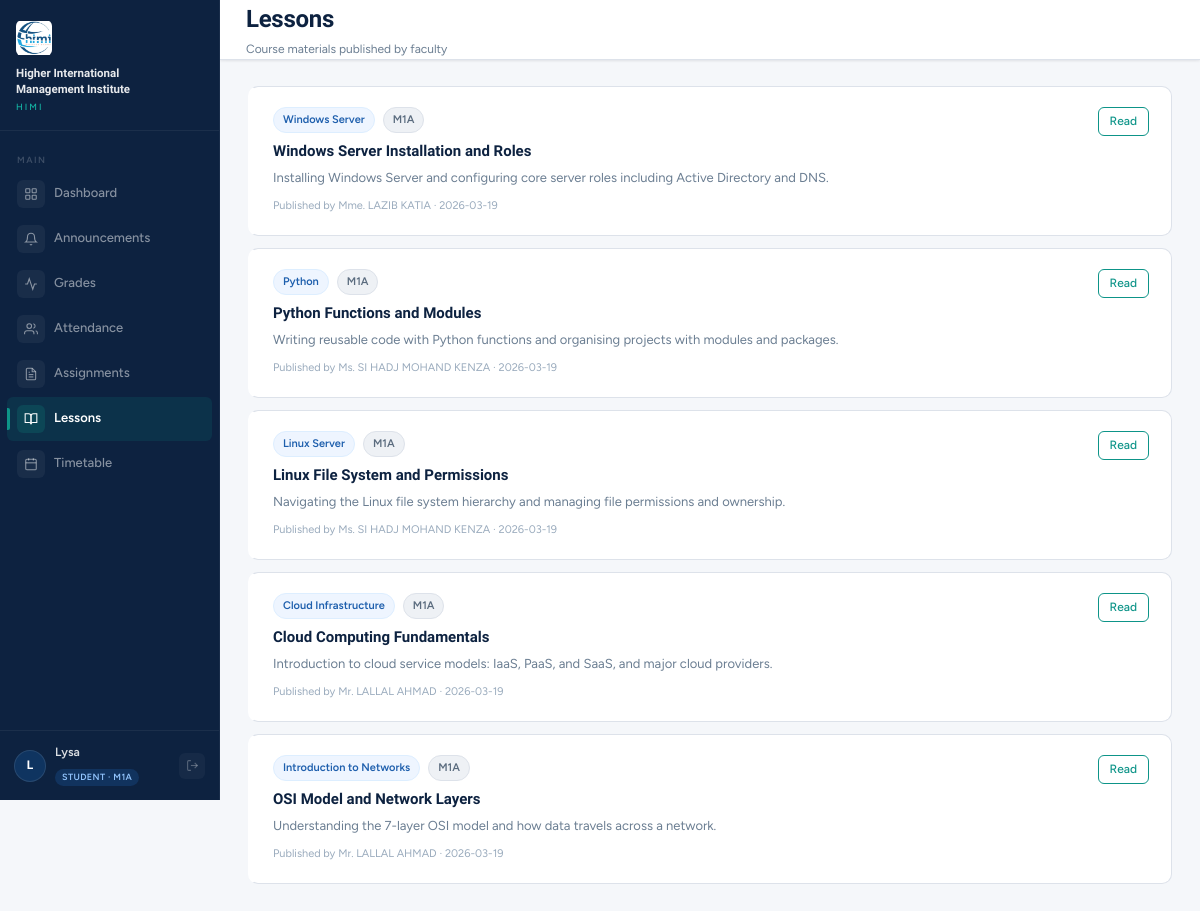
/lessons (signed in), run on the app's committed database.
### tables this page shows
CREATE TABLE users (
        id INTEGER PRIMARY KEY AUTOINCREMENT,
        username TEXT UNIQUE NOT NULL,
        password TEXT NOT NULL,
        full_name TEXT NOT NULL,
        role TEXT NOT NULL,
        class_group TEXT,
        subject TEXT,
        created_at TEXT DEFAULT (datetime('now'))
    );

CREATE TABLE lessons (
        id INTEGER PRIMARY KEY AUTOINCREMENT,
        title TEXT NOT NULL,
        subject TEXT NOT NULL,
        description TEXT,
        content TEXT,
        teacher TEXT NOT NULL,
        class_group TEXT,
        created_by INTEGER,
        created_at TEXT DEFAULT (datetime('now'))
    );

### app.py (the view)
@app.route("/lessons")
@login_required
def lessons():
    conn = get_db(); uid = session["user_id"]; role = session["role"]
    if role == "student":
        cg = conn.execute("SELECT class_group FROM users WHERE id=?", (uid,)).fetchone()["class_group"]
        ls = conn.execute("SELECT * FROM lessons WHERE class_group=? OR class_group IS NULL ORDER BY id DESC", (cg,)).fetchall()
    elif role == "teacher":
        ls = conn.execute("SELECT * FROM lessons WHERE created_by=? ORDER BY id DESC", (uid,)).fetchall()
    else:
        ls = conn.execute("SELECT * FROM lessons ORDER BY id DESC").fetchall()
    conn.close()
    return render_template("lessons.html", page="lessons", lessons=ls)

### app.py (called while the page is built)
def get_db():
    conn = sqlite3.connect(DB)
    conn.row_factory = sqlite3.Row
    return conn

def login_required(f):
    @wraps(f)
    def decorated(*args, **kwargs):
        if "user_id" not in session:
            return redirect(url_for("login"))
        return f(*args, **kwargs)
    return decorated

def current_user():
    if "user_id" not in session: return None
    conn = get_db()
    u = conn.execute("SELECT * FROM users WHERE id=?", (session["user_id"],)).fetchone()
    conn.close(); return u

### templates/lessons.html (shortened to what this page needs)
{% extends "base.html" %}
{% set u = current_user() %}
{% block page_title %}Lessons{% endblock %}
{% block subtitle %}Course materials published by faculty{% endblock %}
{% block content %}
{% for l in lessons %}
<div class="lesson-card">
  <div style="display:flex;align-items:flex-start;justify-content:space-between;gap:16px;">
    <div style="flex:1;">
      <div style="display:flex;align-items:center;gap:8px;margin-bottom:6px;">
        <span class="badge b-blue">{{ l['subject'] }}</span>
        {% if l['class_group'] %}<span class="badge b-gray">{{ l['class_group'] }}</span>{% endif %}
      </div>
      <div class="lesson-title">{{ l['title'] }}</div>
      <div class="lesson-desc">{{ l['description'] }}</div>
      <div style="font-size:11px;color:var(--gray-400);">Published by {{ l['teacher'] }} · {{ l['created_at'][:10] if l['created_at'] else '' }}</div>
    </div>
    <div style="display:flex;gap:8px;flex-shrink:0;">
      <a href="/lessons/{{ l['id'] }}" class="btn btn-outline btn-sm">Read</a>
    </div>
  </div>
</div>
{% endfor %}
{% endblock %}

### templates/base.html (shortened to what this page needs)
<!DOCTYPE html>
<html lang="en">
<head>
<link rel="stylesheet" href="/static/css/style.css">
</head>
<body>
{% set u = current_user() %}
<div class="app-shell">
<aside class="sidebar">
  <div class="sb-brand">
    <div class="sb-brand-logo" style="border:none;background:none;overflow:hidden;">
      <img src="/static/logo.png" style="width:38px;height:38px;object-fit:contain;">
    </div>
    <div class="sb-brand-name">Higher International<br>Management Institute</div>
    <div class="sb-brand-abbr">HIMI</div>
  </div>
  <nav class="sb-nav">
    <div class="sb-section">Main</div>
    <a href="/dashboard" class="sb-link {% if page=='dashboard' %}active{% endif %}">
      <span class="sb-icon">
        <svg viewBox="0 0 24 24"><rect x="3" y="3" width="7" height="7" rx="1"/><rect x="14" y="3" width="7" height="7" rx="1"/><rect x="3" y="14" width="7" height="7" rx="1"/><rect x="14" y="14" width="7" height="7" rx="1"/></svg>
      </span>Dashboard
    </a>
    <a href="/announcements" class="sb-link {% if page=='announcements' %}active{% endif %}">
      <span class="sb-icon">
        <svg viewBox="0 0 24 24"><path d="M18 8A6 6 0 0 0 6 8c0 7-3 9-3 9h18s-3-2-3-9"/><path d="M13.73 21a2 2 0 0 1-3.46 0"/></svg>
      </span>Announcements
    </a>
    <a href="/grades" class="sb-link {% if page=='grades' %}active{% endif %}">
      <span class="sb-icon">
        <svg viewBox="0 0 24 24"><polyline points="22 12 18 12 15 21 9 3 6 12 2 12"/></svg>
      </span>Grades
    </a>
    <a href="/attendance" class="sb-link {% if page=='attendance' %}active{% endif %}">
      <span class="sb-icon">
        <svg viewBox="0 0 24 24"><path d="M17 21v-2a4 4 0 0 0-4-4H5a4 4 0 0 0-4 4v2"/><circle cx="9" cy="7" r="4"/><path d="M23 21v-2a4 4 0 0 0-3-3.87"/><path d="M16 3.13a4 4 0 0 1 0 7.75"/></svg>
      </span>Attendance
    </a>
    <a href="/assignments" class="sb-link {% if page=='assignments' %}active{% endif %}">
      <span class="sb-icon">
        <svg viewBox="0 0 24 24"><path d="M14 2H6a2 2 0 0 0-2 2v16a2 2 0 0 0 2 2h12a2 2 0 0 0 2-2V8z"/><polyline points="14 2 14 8 20 8"/><line x1="16" y1="13" x2="8" y2="13"/><line x1="16" y1="17" x2="8" y2="17"/><polyline points="10 9 9 9 8 9"/></svg>
      </span>Assignments
    </a>
    <a href="/lessons" class="sb-link {% if page=='lessons' %}active{% endif %}">
      <span class="sb-icon">
        <svg viewBox="0 0 24 24"><path d="M2 3h6a4 4 0 0 1 4 4v14a3 3 0 0 0-3-3H2z"/><path d="M22 3h-6a4 4 0 0 0-4 4v14a3 3 0 0 1 3-3h7z"/></svg>
      </span>Lessons
    </a>
    <a href="/timetable" class="sb-link {% if page=='timetable' %}active{% endif %}">
      <span class="sb-icon">
        <svg viewBox="0 0 24 24"><rect x="3" y="4" width="18" height="18" rx="2" ry="2"/><line x1="16" y1="2" x2="16" y2="6"/><line x1="8" y1="2" x2="8" y2="6"/><line x1="3" y1="10" x2="21" y2="10"/></svg>
      </span>Timetable
    </a>
  </nav>
  <div class="sb-user">
    {% if u %}
    <div class="sb-avatar">
      {{ u['full_name'][0] }}{{ u['full_name'].split(' ')[-1][0] if ' ' in u['full_name'] else '' }}
    </div>
    <div style="flex:1;min-width:0;">
      <div class="sb-user-name">{{ u['full_name'] }}</div>
      <span class="sb-role-chip rc-{{ u['role'] }}">
        {% if u['role']=='student' %}Student{% elif u['role']=='teacher' %}Teacher{% else %}Administrator{% endif %}
        {% if u['class_group'] %} · {{ u['class_group'] }}{% endif %}
      </span>
    </div>
    <a href="/logout" class="sb-logout" title="Sign out">
      <svg viewBox="0 0 24 24"><path d="M9 21H5a2 2 0 0 1-2-2V5a2 2 0 0 1 2-2h4"/><polyline points="16 17 21 12 16 7"/><line x1="21" y1="12" x2="9" y2="12"/></svg>
    </a>
    {% endif %}
  </div>
</aside>
<div class="main-area">
  <header class="topbar">
    <div class="tb-left">
      <h1>{% block page_title %}{% endblock %}</h1>
      <div class="tb-breadcrumb">{% block subtitle %}{% endblock %}</div>
    </div>
  </header>
  <main class="page-body">
    {% block content %}{% endblock %}
  </main>
</div>
</div>
</body>
</html>

### data on the page
users: full_name "L", full_name "Lysa", class_group "M1A"
lessons: subject "Windows Server", class_group "M1A", title "Windows Server Installation and Roles", description "Installing Windows Server and configuring core server roles including Active Directory and DNS.", teacher "Mme. LAZIB KATIA", created_at "2026-03-19"
lessons: subject "Python", class_group "M1A", title "Python Functions and Modules", description "Writing reusable code with Python functions and organising projects with modules and packages.", teacher "Ms. SI HADJ MOHAND KENZA", created_at "2026-03-19"
lessons: subject "Linux Server", class_group "M1A", title "Linux File System and Permissions", description "Navigating the Linux file system hierarchy and managing file permissions and ownership.", teacher "Ms. SI HADJ MOHAND KENZA", created_at "2026-03-19"
lessons: subject "Cloud Infrastructure", class_group "M1A", title "Cloud Computing Fundamentals", description "Introduction to cloud service models: IaaS, PaaS, and SaaS, and major cloud providers.", teacher "Mr. LALLAL AHMAD", created_at "2026-03-19"
lessons: subject "Introduction to Networks", class_group "M1A", title "OSI Model and Network Layers", description "Understanding the 7-layer OSI model and how data travels across a network.", teacher "Mr. LALLAL AHMAD", created_at "2026-03-19"
